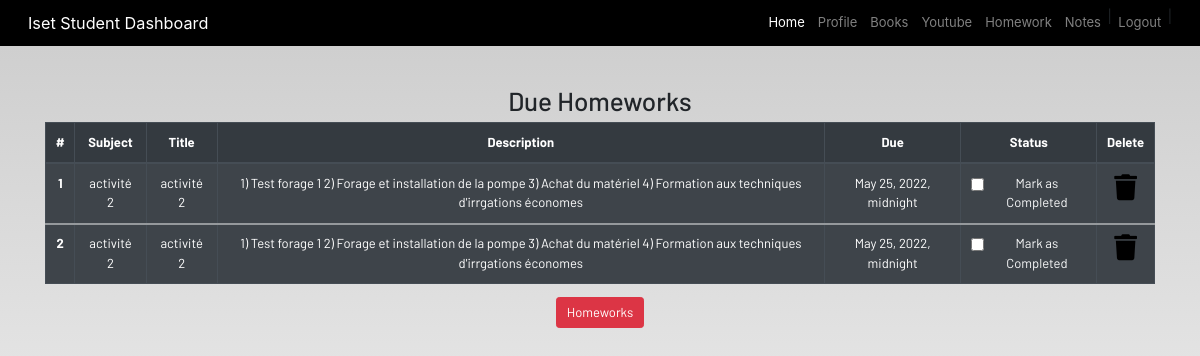
Screenshot of /profile/ (signed in) with the database file from the repository.
### dashboard/models.py (models this page shows, shortened)
class Homework(models.Model):
  user = models.ForeignKey(User,on_delete=models.CASCADE)
  subject = models.CharField(max_length=50)
  title = models.CharField(max_length=100)
  description = models.TextField()
  due = models.DateTimeField()
  is_finished = models.BooleanField(default=False)

### dashboard/views.py (the view)
# urls.py: path('profile/',dash_views.profile, name='profile'),
def profile(request):
    homeworks = Homework.objects.filter(is_finished=False, user=request.user)
    if len(homeworks) == 0:
        homework_done = True
    else:
        homework_done = False
    context = {
        'homeworks' : homeworks,
        'homework_done' : homework_done
    }
    return render(request, "dashboard/profile.html", context)

### dashboard/templates/dashboard/profile.html
{% extends 'dashboard/base.html' %} {% load static %}
{% load crispy_forms_tags%}
{% block content %}
<section class="text-center">
    <div class="container">
       {% if not homework_done %}
        <h2>Due Homeworks</h2>
        <table class="table table-striped table-bordered table-hover table-dark">
            <thead>
                <tr>
                    <th scope="col">#</th>
                    <th scope="col">Subject</th>
                    <th scope="col">Title</th>
                    <th scope="col">Description</th>
                    <th scope="col">Due</th>
                    <th scope="col">Status</th>
                    <th scope="col">Delete</th>
                </tr>
            </thead>
            {% for homework in homeworks %}
            <tbody>
                <tr>
                    <th scope="row">{{ forloop.counter }} </th>
                    <td>{{homework.subject}}</td>
                    <td>{{homework.title}}</td>
                    <td>{{homework.description}}</td>
                    <td>{{homework.due}}</td>
                    <td>
                        <a href="{% url 'update-homework' homework.id %} ">
                            <div class="form-check">
                                {% if homework.is_finished == True %}
                                <input class="form-check-input" type="checkbox" value="" checked >
                                {% else %}
                                <input class="form-check-input" type="checkbox" value=""  >
                                {% endif %}
                                <label class="form-check-label text-light" for="flexCheckDefault">
                                    Mark as Completed
                                </label>
                            </div>
                        </a>
                    </td>
                    <td><a href="{% url 'delete-homework' homework.id %}"><i class="fa fa-trash fa-2x"></i></a></td>
                </tr>
                {% endfor %}
            </tbody>
        </table>
        {% else %}
        <h3>All To homeworks are completed!!!!</h3>
        {% endif %}
        <a href="{% url  'homework' %}" class="btn btn-danger">Homeworks</a>
    </div>
</section>
{% endblock content %}

### static/css/main.css (style rules this page uses)
html { scroll-behavior: smooth; height: 100%; width: 100%; font-family: monospace; }
a { text-decoration: none !important; color: black; }
html, body { max-width: 100%; overflow-x: hidden; height: 100%; width: 100%; }
body { background: linear-gradient(rgba(0, 0, 0, 0.2), rgba(255, 255, 255, 0.5)); overflow-x: hidden; background-repeat: no-repeat; }
.fa { color: black; }

### rows the page displays
Homework: subject "activité 2", title "activité 2", description "1) Test forage 1 2) Forage et installation de la pompe 3) Achat du matériel 4) Formation aux techniques d'irrgations économes", due "May 25, 2022, midnight"
Homework: subject "activité 2", title "activité 2", description "1) Test forage 1 2) Forage et installation de la pompe 3) Achat du matériel 4) Formation aux techniques d'irrgations économes", due "May 25, 2022, midnight"
